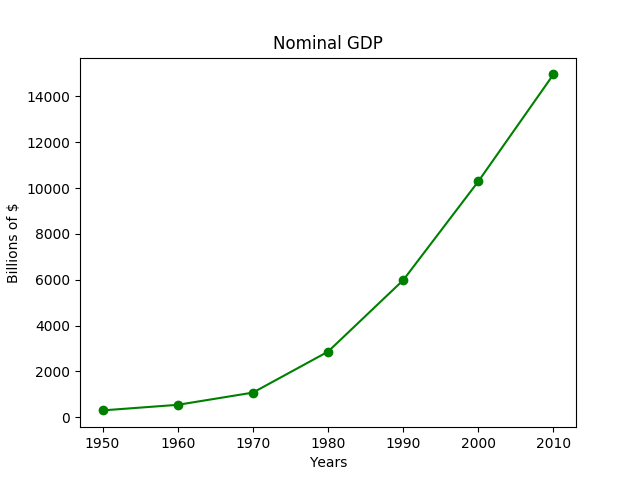

Write Python code to recreate this figure.
from matplotlib import pyplot as plt

years = [1950,1960,1970,1980,1990,2000,2010]
gdp = [300.2,543.3,1075.9,2862.5,5979.6,10289.7,14958.3]

plt.plot(years,gdp,color='green',marker='o',linestyle='solid')

# add a title
plt.title("Nominal GDP")
# add label
plt.xlabel("Years")
plt.ylabel("Billions of $")
plt.show()
